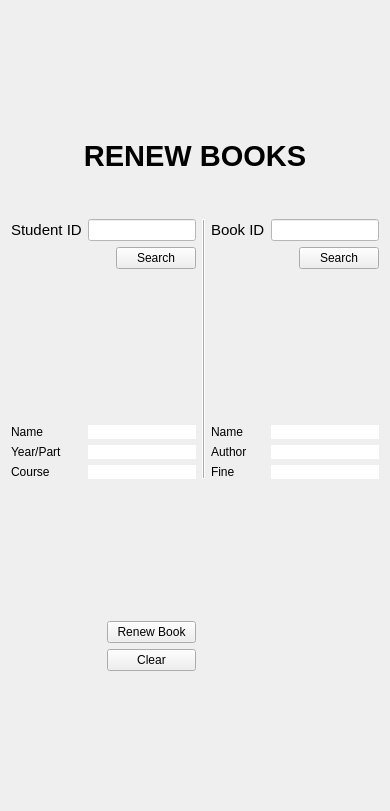
     <widget class="QWidget" name="page_renew_book">
      <layout class="QGridLayout" name="gridLayout_6">
       <item row="3" column="3" colspan="2">
        <layout class="QGridLayout" name="gridLayout_16">
         <item row="1" column="1">
          <spacer name="verticalSpacer_42">
           <property name="orientation">
            <enum>Qt::Vertical</enum>
           </property>
           <property name="sizeHint" stdset="0">
            <size>
             <width>20</width>
             <height>10</height>
            </size>
           </property>
          </spacer>
         </item>
         <item row="4" column="0">
          <widget class="QLabel" name="label_55">
           <property name="text">
            <string>Author</string>
           </property>
          </widget>
         </item>
         <item row="0" column="1" colspan="2">
          <widget class="QLineEdit" name="lineEdit_renew_bID_search_2">
           <property name="styleSheet">
            <string notr="true">color: rgb(46, 52, 54);
background-color: rgb(255, 255, 255);
</string>
           </property>
          </widget>
         </item>
         <item row="3" column="0">
          <widget class="QLabel" name="label_52">
           <property name="text">
            <string>Name</string>
           </property>
          </widget>
         </item>
         <item row="3" column="1" colspan="2">
          <widget class="QLabel" name="label_renew_BookName_2">
           <property name="styleSheet">
            <string notr="true">color: rgb(46, 52, 54);
background-color: rgb(255, 255, 255);</string>
           </property>
           <property name="text">
            <string/>
           </property>
          </widget>
         </item>
         <item row="4" column="1" colspan="2">
          <widget class="QLabel" name="label_renew_BookAuthor_2">
           <property name="styleSheet">
            <string notr="true">color: rgb(46, 52, 54);
background-color: rgb(255, 255, 255);
</string>
           </property>
           <property name="text">
            <string/>
           </property>
          </widget>
         </item>
         <item row="2" column="2">
          <spacer name="verticalSpacer_43">
           <property name="orientation">
            <enum>Qt::Vertical</enum>
           </property>
           <property name="sizeHint" stdset="0">
            <size>
             <width>20</width>
             <height>150</height>
            </size>
           </property>
          </spacer>
         </item>
         <item row="5" column="0">
          <widget class="QLabel" name="label_51">
           <property name="text">
            <string>Fine</string>
           </property>
          </widget>
         </item>
         <item row="0" column="0">
          <widget class="QLabel" name="label_54">
           <property name="font">
            <font>
             <pointsize>11</pointsize>
            </font>
           </property>
           <property name="text">
            <string>Book ID</string>
           </property>
          </widget>
         </item>
         <item row="5" column="1" colspan="2">
          <widget class="QLabel" name="label_renew_BookFine">
           <property name="styleSheet">
            <string notr="true">color: rgb(204, 0, 0);
background-color: rgb(255, 255, 255);</string>
           </property>
           <property name="text">
            <string/>
           </property>
          </widget>
         </item>
         <item row="1" column="2">
          <widget class="QPushButton" name="pushButton_issue_bID_search_2">
           <property name="text">
            <string>Search</string>
           </property>
          </widget>
         </item>
        </layout>
       </item>
       <item row="8" column="1">
        <spacer name="verticalSpacer_12">
         <property name="orientation">
          <enum>Qt::Vertical</enum>
         </property>
         <property name="sizeHint" stdset="0">
          <size>
           <width>20</width>
           <height>129</height>
          </size>
         </property>
        </spacer>
       </item>
       <item row="0" column="1">
        <spacer name="verticalSpacer_44">
         <property name="orientation">
          <enum>Qt::Vertical</enum>
         </property>
         <property name="sizeHint" stdset="0">
          <size>
           <width>20</width>
           <height>128</height>
          </size>
         </property>
        </spacer>
       </item>
       <item row="3" column="2">
        <widget class="Line" name="line_2">
         <property name="styleSheet">
          <string notr="true">color: rgb(255, 255, 255);
background-color: rgb(255, 255, 255);</string>
         </property>
         <property name="frameShadow">
          <enum>QFrame::Raised</enum>
         </property>
         <property name="lineWidth">
          <number>1</number>
         </property>
         <property name="midLineWidth">
          <number>0</number>
         </property>
         <property name="orientation">
          <enum>Qt::Vertical</enum>
         </property>
        </widget>
       </item>
       <item row="1" column="0" colspan="5">
        <widget class="QLabel" name="label_23">
         <property name="font">
          <font>
           <family>Segoe UI</family>
           <pointsize>22</pointsize>
           <bold>true</bold>
           <underline>false</underline>
          </font>
         </property>
         <property name="text">
          <string>RENEW BOOKS</string>
         </property>
         <property name="alignment">
          <set>Qt::AlignCenter</set>
         </property>
         <property name="margin">
          <number>15</number>
         </property>
        </widget>
       </item>
       <item row="5" column="1">
        <widget class="QPushButton" name="pushButton_Renew">
         <property name="layoutDirection">
          <enum>Qt::LeftToRight</enum>
         </property>
         <property name="autoFillBackground">
          <bool>false</bool>
         </property>
         <property name="text">
          <string>Renew Book</string>
         </property>
        </widget>
       </item>
       <item row="2" column="0">
        <spacer name="verticalSpacer_13">
         <property name="orientation">
          <enum>Qt::Vertical</enum>
         </property>
         <property name="sizeHint" stdset="0">
          <size>
           <width>20</width>
           <height>40</height>
          </size>
         </property>
        </spacer>
       </item>
       <item row="3" column="0" colspan="2">
        <layout class="QGridLayout" name="gridLayout_15">
         <item row="4" column="1" colspan="2">
          <widget class="QLabel" name="label_renew_stuYear_2">
           <property name="styleSheet">
            <string notr="true">color: rgb(46, 52, 54);
background-color: rgb(255, 255, 255);</string>
           </property>
           <property name="text">
            <string/>
           </property>
          </widget>
         </item>
         <item row="0" column="1" colspan="2">
          <widget class="QLineEdit" name="lineEdit_renew_stID_search_2">
           <property name="font">
            <font/>
           </property>
           <property name="styleSheet">
            <string notr="true">color: rgb(46, 52, 54);
background-color: rgb(255, 255, 255);
</string>
           </property>
          </widget>
         </item>
         <item row="1" column="1">
          <spacer name="verticalSpacer_3">
           <property name="orientation">
            <enum>Qt::Vertical</enum>
           </property>
           <property name="sizeHint" stdset="0">
            <size>
             <width>20</width>
             <height>10</height>
            </size>
           </property>
          </spacer>
         </item>
         <item row="0" column="0">
          <widget class="QLabel" name="label_24">
           <property name="font">
            <font>
             <pointsize>11</pointsize>
            </font>
           </property>
           <property name="text">
            <string>Student ID</string>
           </property>
          </widget>
         </item>
         <item row="3" column="0">
          <widget class="QLabel" name="label_47">
           <property name="text">
            <string>Name</string>
           </property>
          </widget>
         </item>
         <item row="2" column="2">
          <spacer name="verticalSpacer_41">
           <property name="orientation">
            <enum>Qt::Vertical</enum>
           </property>
           <property name="sizeHint" stdset="0">
            <size>
             <width>20</width>
             <height>150</height>
            </size>
           </property>
          </spacer>
         </item>
         <item row="5" column="1" colspan="2">
          <widget class="QLabel" name="label_renew_stuCourse_2">
           <property name="styleSheet">
            <string notr="true">color: rgb(46, 52, 54);
background-color: rgb(255, 255, 255);</string>
           </property>
           <property name="text">
            <string/>
           </property>
          </widget>
         </item>
         <item row="5" column="0">
          <widget class="QLabel" name="label_48">
           <property name="text">
            <string>Course</string>
           </property>
          </widget>
         </item>
         <item row="3" column="1" colspan="2">
          <widget class="QLabel" name="label_renew_stuName_2">
           <property name="styleSheet">
            <string notr="true">color: rgb(46, 52, 54);
background-color: rgb(255, 255, 255);</string>
           </property>
           <property name="text">
            <string/>
           </property>
          </widget>
         </item>
         <item row="1" column="2">
          <widget class="QPushButton" name="pushButton_issue_stID_search_2">
           <property name="text">
            <string>Search</string>
           </property>
          </widget>
         </item>
         <item row="4" column="0">
          <widget class="QLabel" name="label_49">
           <property name="text">
            <string>Year/Part</string>
           </property>
          </widget>
         </item>
        </layout>
       </item>
       <item row="0" column="4">
        <spacer name="verticalSpacer_11">
         <property name="orientation">
          <enum>Qt::Vertical</enum>
         </property>
         <property name="sizeHint" stdset="0">
          <size>
           <width>20</width>
           <height>40</height>
          </size>
         </property>
        </spacer>
       </item>
       <item row="4" column="1">
        <spacer name="verticalSpacer_40">
         <property name="orientation">
          <enum>Qt::Vertical</enum>
         </property>
         <property name="sizeHint" stdset="0">
          <size>
           <width>20</width>
           <height>136</height>
          </size>
         </property>
        </spacer>
       </item>
       <item row="6" column="1">
        <widget class="QPushButton" name="pushButton_clear_2">
         <property name="text">
          <string>Clear</string>
         </property>
        </widget>
       </item>
      </layout>
     </widget>
